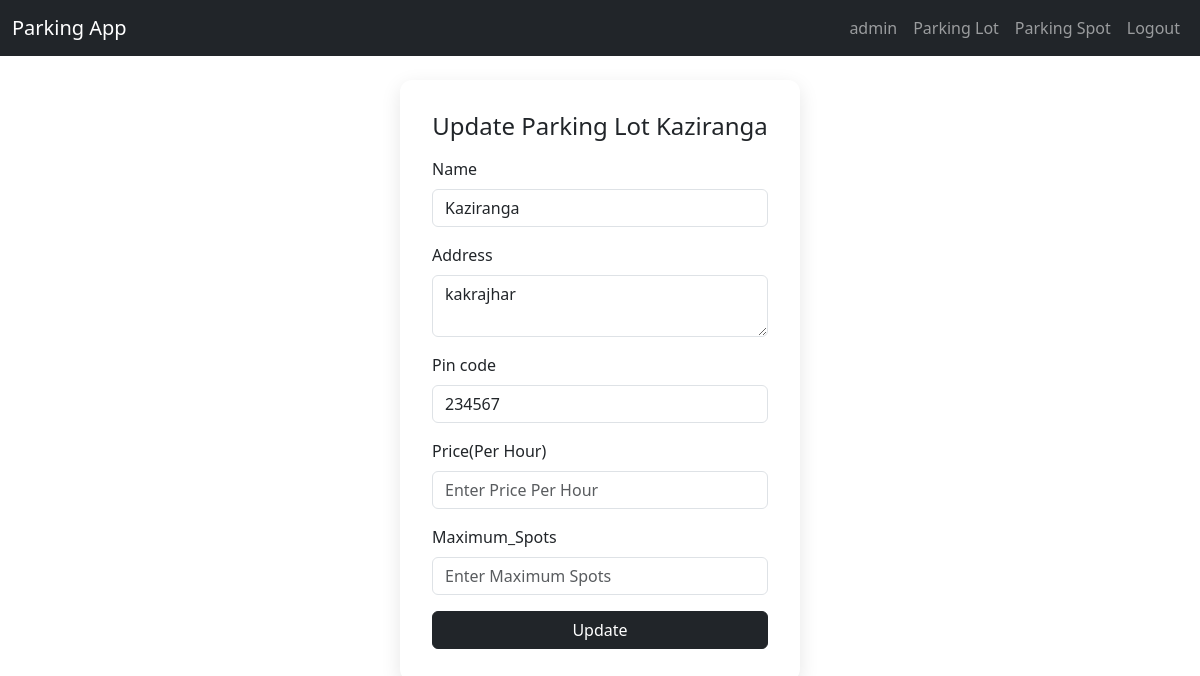
Page /parking_lots/4/edit (signed in) on the committed database.
### models.py (models this page shows, shortened)
class User(db.Model, UserMixin):
    id = db.Column(db.Integer, primary_key=True, autoincrement=True)
    name = db.Column(db.String(120), unique=True, nullable=False)
    email = db.Column(db.String(120), unique=True, nullable=False)
    password = db.Column(db.String(120), nullable=False)
    admin = db.Column(db.Boolean,default=False)

class ParkingLot(db.Model):
    id = db.Column(db.Integer, primary_key=True, autoincrement=True)
    name = db.Column(db.String(120), nullable=False)
    address = db.Column(db.String(255), nullable=False)
    pin_code = db.Column(db.String(10), nullable=True)
    price_per_hour = db.Column(db.Integer, nullable=True)
    maximum_spots = db.Column(db.Integer, nullable=True)
    parking_spots = db.relationship('ParkingSpot', backref='parking_lot', cascade='all, delete-orphan')
    parked_histories = db.relationship('ParkedHistory', backref='parking_lot', cascade='all, delete-orphan')

### app.py (the view, shortened to what this page needs)
@app.route('/parking_lots/<int:parking_lot_id>/edit',methods=['GET','POST'])
@login_required
@admin_required
def edit_parking_lot(parking_lot_id):
    parking_lot = ParkingLot.query.get_or_404(parking_lot_id)
    return render_template('parking_lots/edit.html',parking_lot=parking_lot)

### app.py (called while the page is built)
@login_manager.user_loader
def load_user(user_id):
    return User.query.get_or_404(int(user_id))

def admin_required(f):
    @wraps(f)
    def decorated_function(*args, **kwargs):
        if not current_user.admin:
            flash("You must be Admin to access this page","error")
            return redirect(url_for('home'))
        return f(*args, **kwargs)
    return decorated_function

### templates/parking_lots/edit.html
{% extends 'base.html' %}
{% block content %}
    <div class = "d-flex justify-content-center align-items-center" style="min-height:70vh">
        <div class = "form-card">
            <h4 class = "mb-3 text-center">Update Parking Lot {{parking_lot.name}}</h4>
            <form method = "POST">
                <div class = "mb-3">
                    <label for = "name" class = "form-label">Name</label>
                    <input type = "text" value = "{{parking_lot.name}}" class = "form-control" id = "name" name = "name" placeholder = "Enter your name" required>
                </div>
                <div class = "mb-3">
                    <label for = "address" class = "form-label">Address</label>
                    <textarea type = "text" class = "form-control" id = "address" name = "address" placeholder = "Enter your address" required>{{parking_lot.address}}</textarea>
                </div>
                <div class = "mb-3">
                    <label for = "pin_code" class = "form-label">Pin code</label>
                    <input type = "number" value = "{{parking_lot.pin_code}}" class = "form-control" id = "pin_code" name = "pin_code" placeholder = "Enter your Pin code" required>
                </div>
                <div class = "mb-3">
                    <label for = "price_per_hour" class = "form-label">Price(Per Hour)</label>
                    <input type = "number" value = "{{parking_lot.price_per_hour}}" class = "form-control" id = "price_per_hour" name = "price_per_hour" placeholder = "Enter Price Per Hour" min = "0" required>
                </div>
                <div class = "mb-3">
                    <label for = "maximum_spots" class = "form-label">Maximum_Spots</label>
                    <input type = "number" value = "{{parking_lot.maximum_spots}}" class = "form-control" id = "maximum_spots" name = "maximum_spots" placeholder="Enter Maximum Spots" min = "0" required>
                </div>
                <div class = "d-grid"><button type = "submit" class = "btn btn-dark">Update</button></div>
            </form>
        </div>
    </div>
    </div>
{% endblock %}

### templates/base.html (shortened to what this page needs)
<!DOCTYPE html>
<html lang="en">
<head>
    <link rel = "stylesheet" href = "{{ url_for('static', filename = 'css/styles.css') }}">
    <link href="https://cdn.jsdelivr.net/npm/bootstrap@5.3.6/dist/css/bootstrap.min.css" rel="stylesheet">
</head>
<body>
   <nav class = "navbar navbar-expand-lg navbar-dark bg-dark mb-4">
        <div class="container-fluid">
            <a class="navbar-brand" href = "{{ url_for('home') }}">Parking App</a>
            <div class="collapse navbar-collapse" >
                <ul class="navbar-nav ms-auto">
                {% if current_user.is_authenticated %}
                <li class="nav-item">
                    <a class="nav-link" href = "#">{{ current_user.name}}</a>
                </li>
                <li class="nav-item">
                    <a class="nav-link" href = "{{ url_for('list_parking_lots') }}">Parking Lot</a>
                </li>
                <li class="nav-item">
                    <a class="nav-link" href = "{{ url_for('list_parking_spots') }}">Parking Spot</a>
                </li>
                <li class="nav-item">
                    <a class="nav-link" href = "{{ url_for('logout') }}">Logout</a>
                </li>
                {% endif %}
                </ul>
            </div>
        </div>
    </nav>
    <div class="container">
        {% block content %}{% endblock %}
</body>
</html>

### static/css/styles.css (style rules this page uses)
body { background-color: rgba(219, 244, 182, 0.956); }
.form-card { width: 100%; max-width: 400px; padding: 2rem; border-radius: 0.75rem; box-shadow: 0 6px 20px rgba(0, 0, 0, 0.1); transition: all 0.3s ease-in-out; }
.form-label { font-weight: 500; }
.btn { border-radius: 0.5rem; }

### rows in the picture
User: name "admin"
ParkingLot: name "Kaziranga", address "kakrajhar", pin_code "234567"
